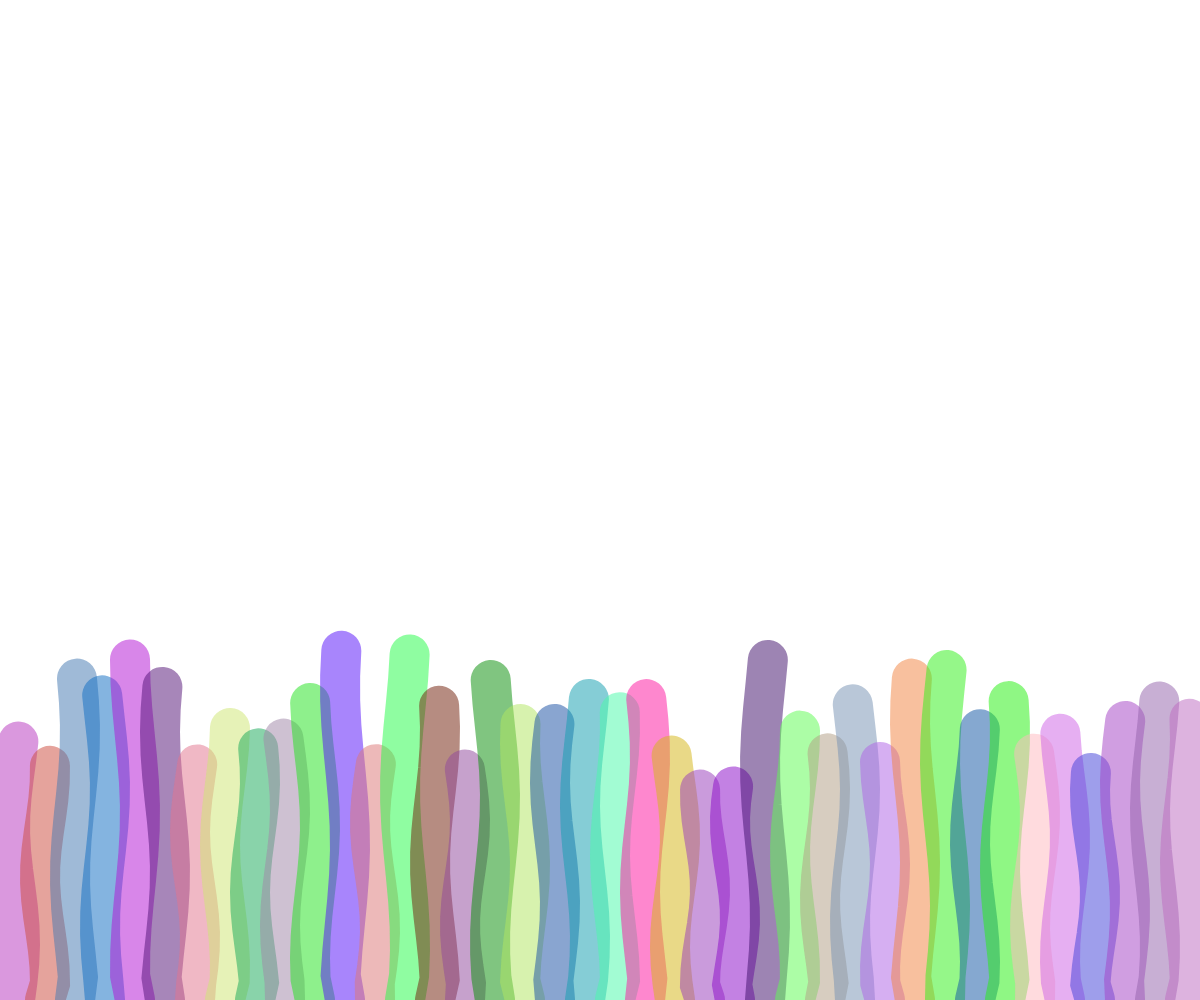
Frame 1 (no input)
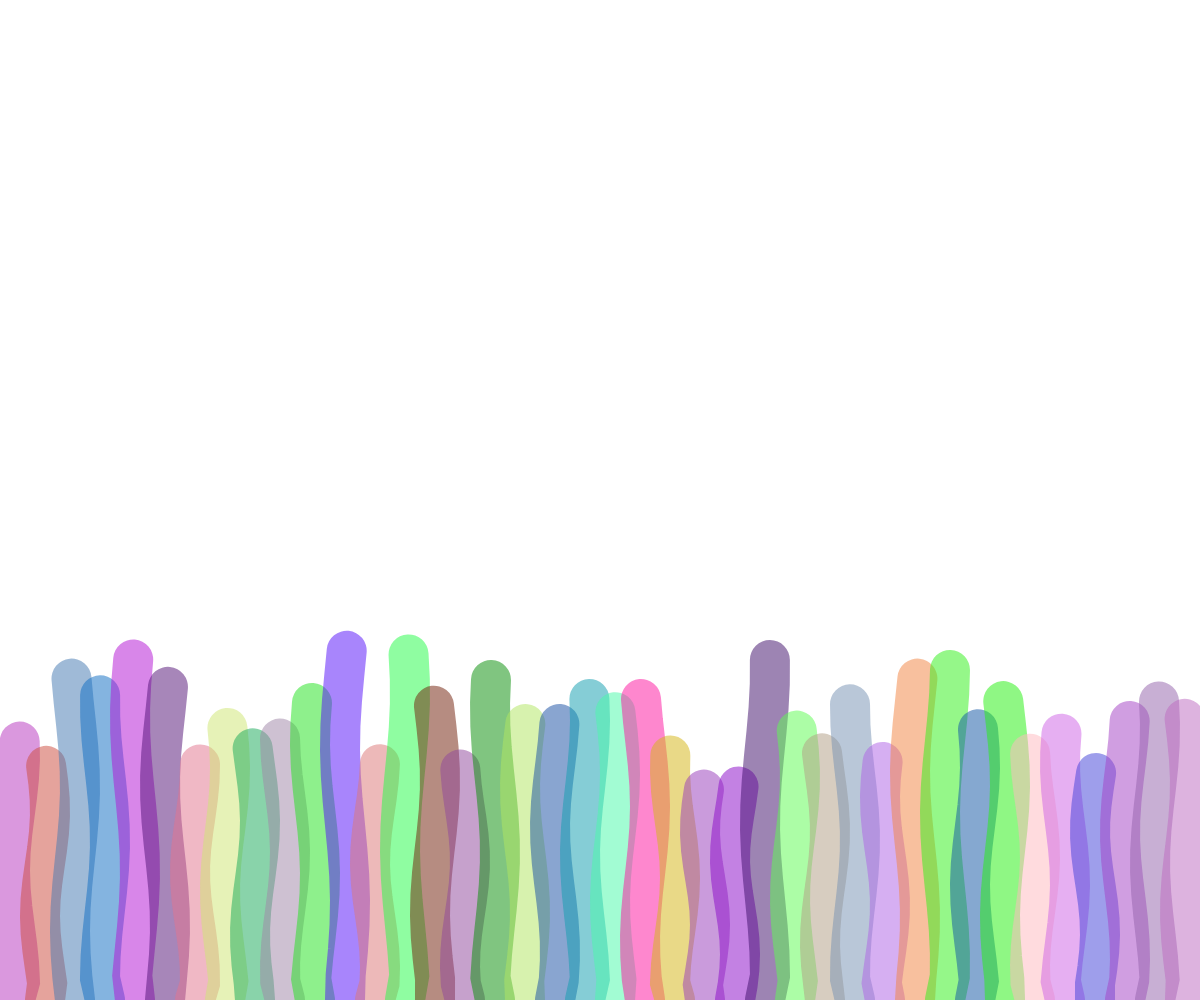
Frame 60 (no input)
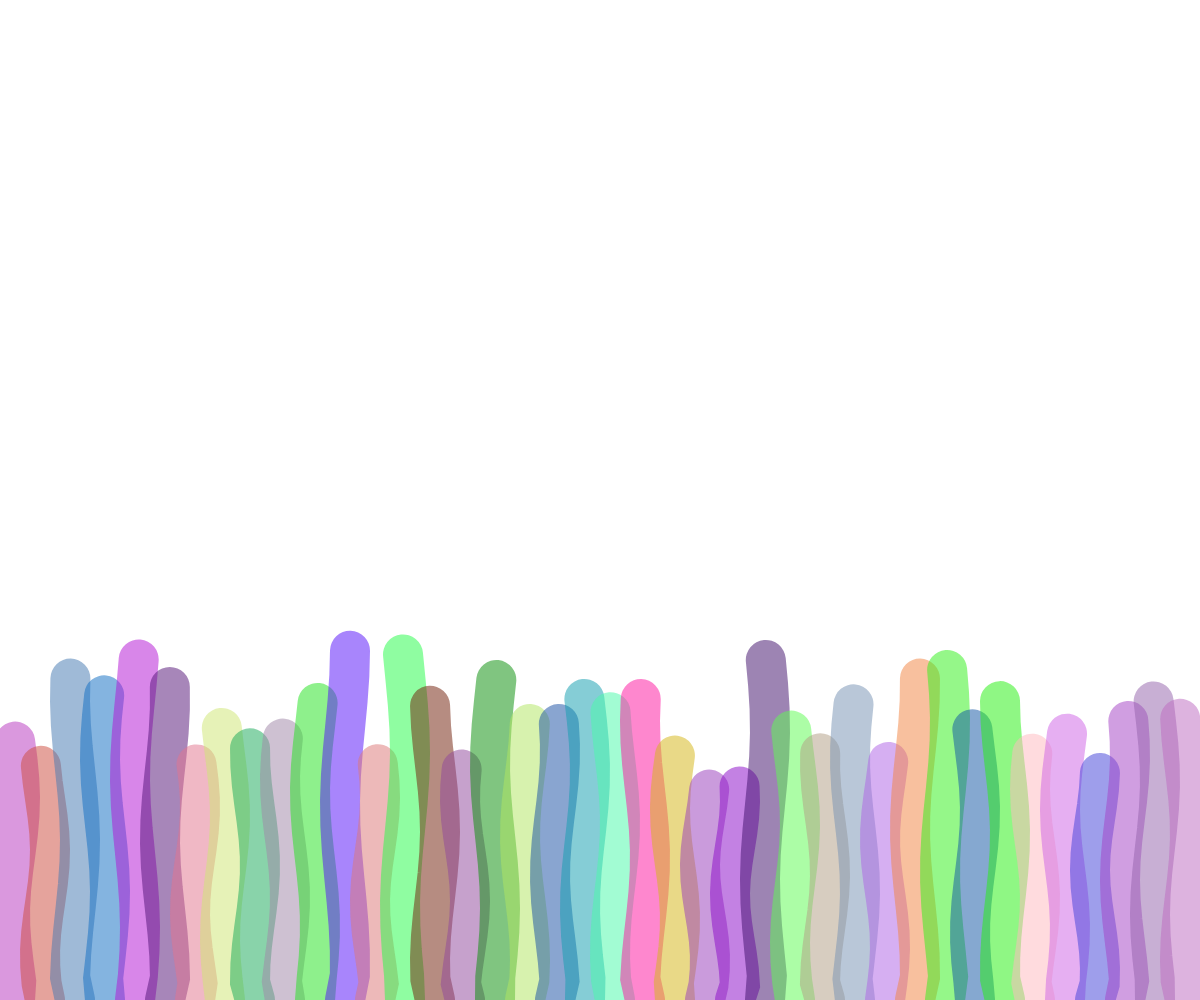
Frame 120 (the mouse pressed at the canvas centre since frame 60)

The p5.js sketch that drew these frames (run headless with seeded random() and noise() and a simulated clock; from frame 60 on, the mouse is pressed at the canvas centre):

// p5.js sketch
// ── sketch.js
let colors = []; // 用來儲存每條線條的顏色
let heights = []; // 用來儲存每條線條的高度

function setup() { // 初始設定只做一次
  // 建立一個寬高為視窗寬與高的畫布，並設定透明背景
  createCanvas(windowWidth, windowHeight);
  // 設定背景顏色為透明
  clear();

  // 初始化每條線條的顏色和高度
  for (let i = 0; i < 40; i++) {
    colors[i] = color(random(255), random(255), random(255), 130); // 隨機設定顏色並增加透明度
    heights[i] = random(15, 25); // 隨機設定每條線條的高度
  }
}

function draw() {
  // 設定背景顏色為透明
  clear();

  // 繪製多條線條，產生類似海草的效果
  for (let i = 0; i < 40; i++) {
    // 使用預先設定的顏色
    stroke(colors[i]);
    // 固定線條寬度
    strokeWeight(40);

    // 計算每條線條的 x 座標
    let x = (i + 0.5) * (width / 40);
    let y = height;
    let heightOffset = heights[i]; // 使用預先設定的高度

    beginShape();
    // 固定底部位置
    vertex(x, y);
    for (let j = 1; j < 15; j++) { // 增加節點數量
      // 計算每個控制點的 x 座標，使其左右搖動
      let offsetX = sin(frameCount * 0.02 + j * 0.5 + i) * 5; // 減慢搖擺速度
      vertex(x + offsetX, y - j * heightOffset);
    }
    endShape();
  }
}
